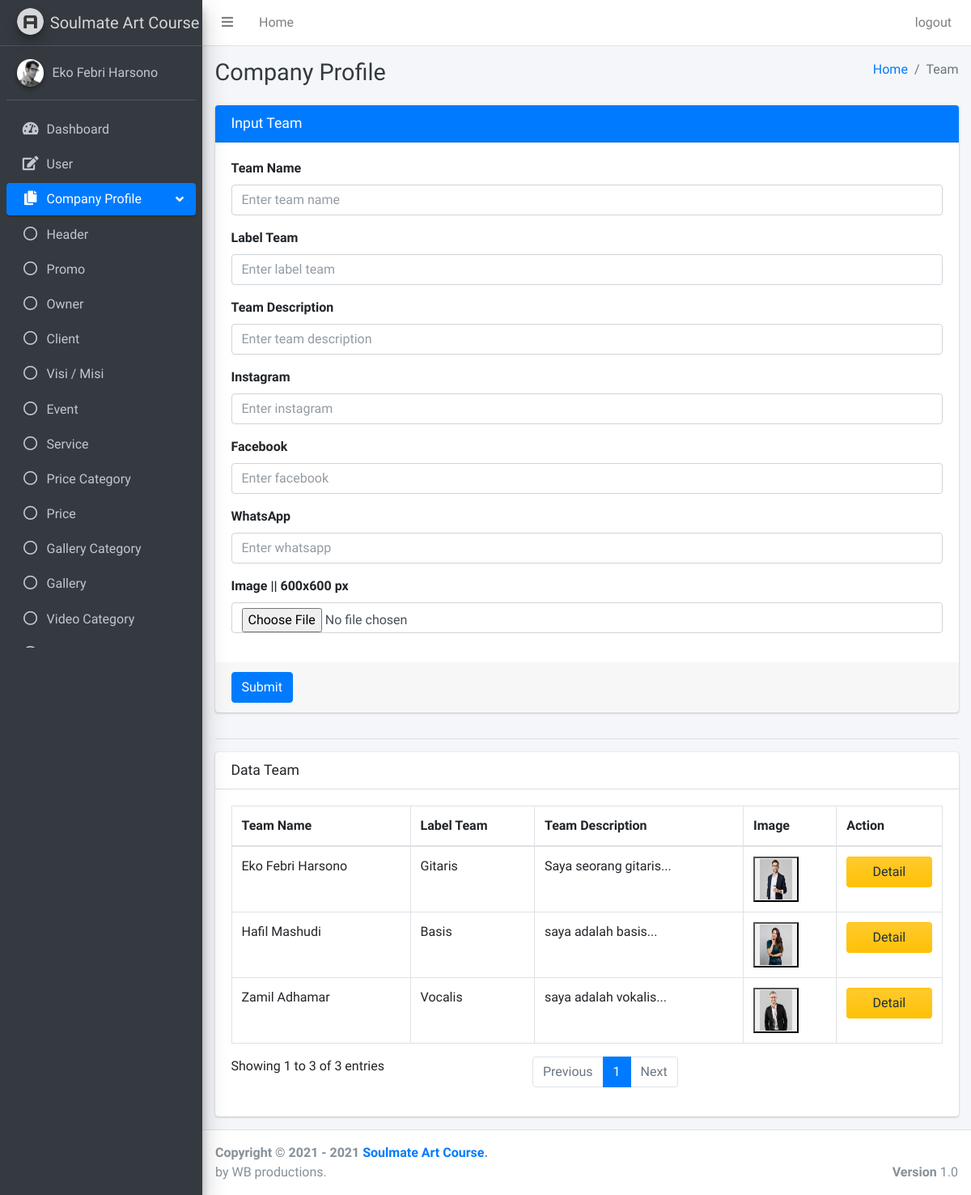
Page /pages/companyProfile/team.php (signed in) on the earlier database version.
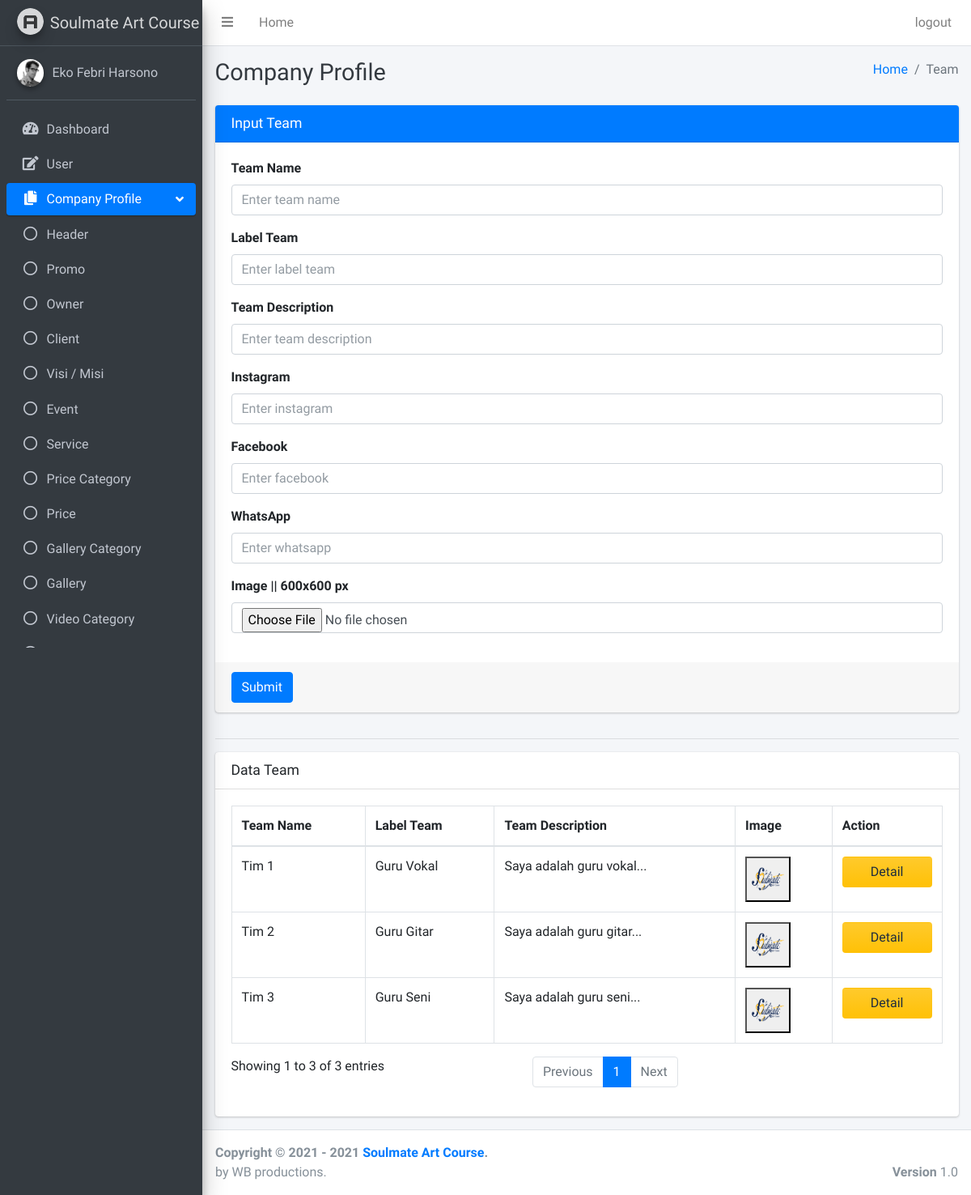
Same page on the later database version.
### tables this page shows
CREATE TABLE `team` (
  `id_team` int(11) NOT NULL,
  `team_name` varchar(50) NOT NULL,
  `label_team` varchar(30) NOT NULL,
  `team_descriptions` text NOT NULL,
  `instagram` text NOT NULL,
  `facebook` text NOT NULL,
  `whatsapp` text NOT NULL,
  `image` text NOT NULL
);

### php/format.php (called while the page is built, shortened)
<?php
function formatText50($text, $num_char = 50){
    return substr($text, 0, $num_char) . '...';
  }
?>

### pages/companyProfile/team.php (the view, shortened to what the changed rows need)
<?php
if ($_SESSION["id"] == null || $_SESSION["id"] == "") {
    header('Location: ../../login.php?status=4');
} else {
    include '../../php/format.php';
    $conn = OpenCon(); ?>
    <!DOCTYPE html>
    <html>
    <head>
        <link rel="stylesheet" href="../../plugins/fontawesome-free/css/all.min.css">
        <link rel="stylesheet" href="https://code.ionicframework.com/ionicons/2.0.1/css/ionicons.min.css">
        <link rel="stylesheet" href="../../plugins/sweetalert2-theme-bootstrap-4/bootstrap-4.min.css">
        <link rel="stylesheet" href="../../plugins/toastr/toastr.min.css">
        <link rel="stylesheet" href="../../dist/css/adminlte.min.css">
    </head>
    <body class="hold-transition sidebar-mini layout-fixed">
        <div class="wrapper">
            <div class="content-wrapper">
                <div class="content-header">
                    <div class="container-fluid">
                        <div class="row mb-2">
                            <div class="col-sm-6">
                                <h1 class="m-0 text-dark">Company Profile</h1>
                            </div>
                        </div>
                    </div>
                </div>
                <section class="content">
                    <div class="container-fluid justify-content-center">
                        <div class="row">
                            <div class="col-md-12">
                                <div class="card">
                                    <div class="card-body">
                                        <?php
                                        $conn = OpenCon();
                                        $sql = "SELECT * FROM `team`";
                                        $res = mysqli_query($conn, $sql);
                                        ?>
                                        <table id="example2" class="table table-bordered table-hover">
                                            <thead>
                                                <tr>
                                                    <th>Team Name</th>
                                                    <th>Label Team</th>
                                                    <th>Team Description</th>
                                                    <th>Image</th>
                                                    <th>Action</th>
                                                </tr>
                                            </thead>
                                            <tbody>
                                                <?php while ($row = mysqli_fetch_array($res)) { ?>
                                                    <tr>
                                                        <td><?php echo $row['team_name']; ?></td>
                                                        <td><?php echo $row['label_team']; ?></td>
                                                        <td><?php echo formatText50($row['team_descriptions']); ?></td>
                                                        <td>
                                                            <button data-toggle="modal" data-target="#a<?php echo $row['id_team']; ?>">
                                                                <img style="width:40px;height:50px;" src="<?php echo $row['image']; ?>" alt="">
                                                            </button>
                                                        </td>
                                                        <td>
                                                            <button class="btn btn-block bg-gradient-warning" name="detail" data-toggle="modal" data-target="#b<?php echo $row['id_team']; ?>">Detail</button>
                                                        </td>
                                                    </tr>
                                                <?php } ?>
                                            </tbody>
                                        </table>
                                    </div>
                                </div>
                            </div>
                        </div>
                    </div>
                </section>
            </div>
        </div>
    </body>
    </html>
<?php } ?>

Differences in the rows shown:
removed team: team_name "Eko Febri Harsono", label_team "Gitaris", team_descriptions "Saya seorang gitaris...", image (picture)
removed team: team_name "Zamil Adhamar", label_team "Vocalis", team_descriptions "saya adalah vokalis...", image (picture)
removed team: team_name "Hafil Mashudi", label_team "Basis", team_descriptions "saya adalah basis...", image (picture)
added team: team_name "Tim 1", label_team "Guru Vokal", team_descriptions "Saya adalah guru vokal...", image (placeholder picture)
added team: team_name "Tim 2", label_team "Guru Gitar", team_descriptions "Saya adalah guru gitar...", image (placeholder picture)
added team: team_name "Tim 3", label_team "Guru Seni", team_descriptions "Saya adalah guru seni...", image (placeholder picture)
